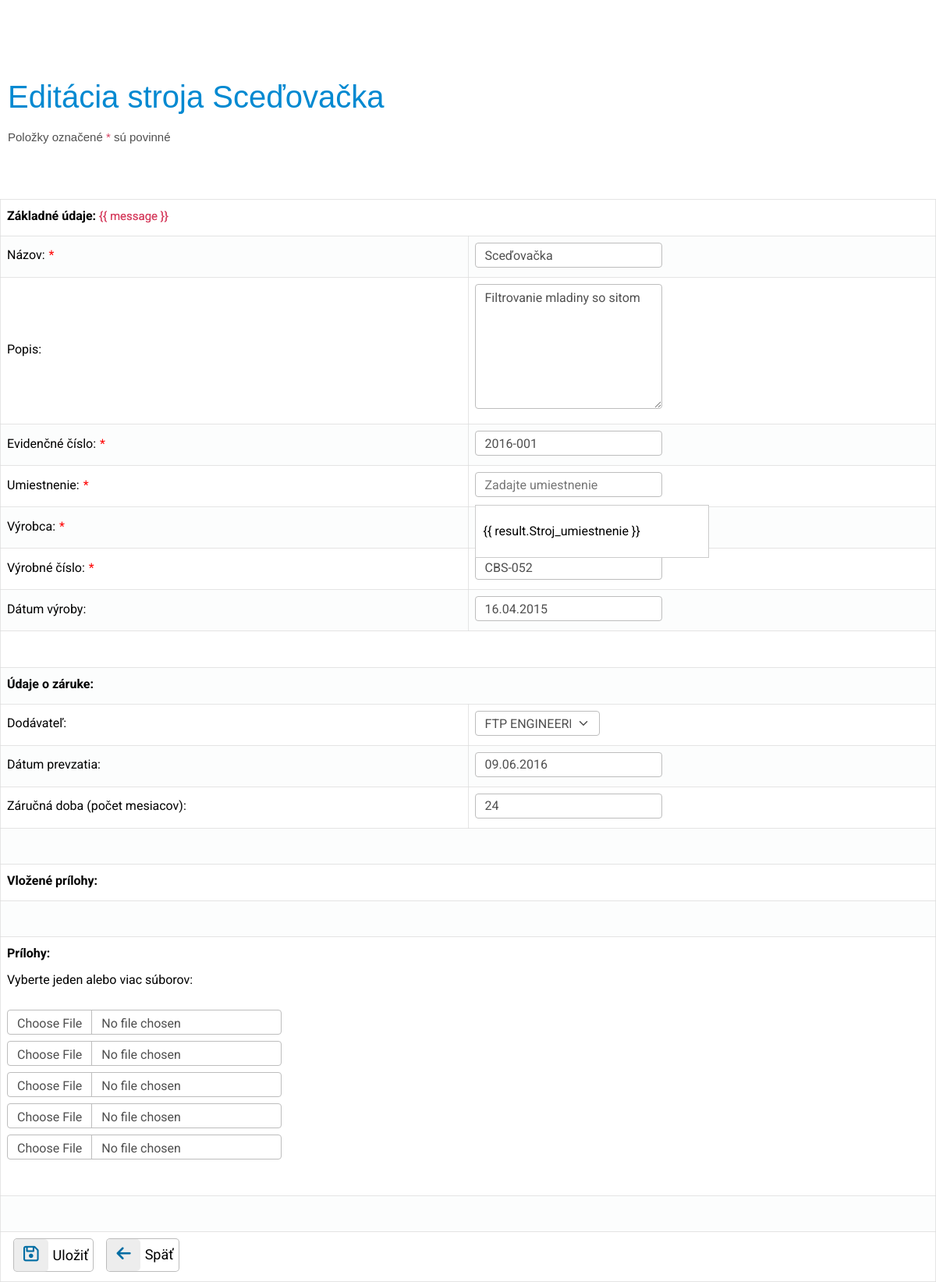
The app's page /src/form/stroj.php?StrojID=5 (signed in) with its own data.
### tables this page shows
CREATE TABLE `stroj` (
  `Stroj_nazov` varchar(50) NOT NULL,
  `Stroj_popis` varchar(100) DEFAULT NULL,
  `Stroj_vyrobca` varchar(30) NOT NULL,
  `Stroj_umiestnenie` varchar(30) NOT NULL,
  `Stroj_datum_vyroby` date DEFAULT NULL,
  `Stroj_vyrobne_cislo` varchar(20) NOT NULL,
  `Stroj_evidencne_cislo` varchar(20) NOT NULL,
  `Stroj_datum_prevzatia` date DEFAULT NULL,
  `Stroj_zarucna_doba` int(11) DEFAULT NULL,
  `StrojID` int(10) UNSIGNED NOT NULL,
  `DodavatelID` int(10) UNSIGNED DEFAULT NULL
);

### lib.php (called while the page is built, shortened)
<?php
function strip_tags_html($input) {
	$input = strip_tags($input);
	$input = htmlspecialchars($input);
	return $input;
}
function selected($nazovprem,$hodnota)
{
 if ($nazovprem == $hodnota)
 return 'selected';
}
?>

### src/form/stroj.php (the view, shortened to what this page needs)
<!DOCTYPE html>
<html>
<head>
    <?php include_once '../partials/head.php';
    include_once "../../lib.php";
    include '../auth/login.php';
    ?>
    <link rel="stylesheet" href="//code.jquery.com/ui/1.13.2/themes/base/jquery-ui.css">
    <link rel="stylesheet" href="https://cdn.jsdelivr.net/npm/bootstrap-icons@1.3.0/font/bootstrap-icons.css" />
</head>
<body>
<?php
mysqli_set_charset($dblink, "utf8mb4");
$StrojID=mysqli_real_escape_string($dblink,strip_tags_html($_GET["StrojID"]));
$StrojID=intval($StrojID);
if($StrojID)
{
    $zobrazit=strip_tags_html($_GET["zobrazit"]);
    $sql="SELECT * FROM stroj  WHERE stroj.StrojID = $StrojID";
    $vysledok = mysqli_query($dblink,$sql);
    $riadok = mysqli_fetch_assoc($vysledok);
    $Stroj_nazov = strip_tags_html($riadok["Stroj_nazov"]);
    $Stroj_popis = strip_tags_html($riadok["Stroj_popis"]);
    $Stroj_datum_vyroby = strip_tags_html($riadok["Stroj_datum_vyroby"]);
    $Stroj_vyrobca = strip_tags_html($riadok["Stroj_vyrobca"]);
    $Stroj_umiestnenie = strip_tags_html($riadok["Stroj_umiestnenie"]);
    $Stroj_vyrobne_cislo = strip_tags_html($riadok["Stroj_vyrobne_cislo"]);
    $Stroj_evidencne_cislo = strip_tags_html($riadok["Stroj_evidencne_cislo"]);
    $Stroj_datum_prevzatia = strip_tags_html($riadok["Stroj_datum_prevzatia"]);
    $Stroj_zarucna_doba = strip_tags_html($riadok["Stroj_zarucna_doba"]);
    $DodavatelID = strip_tags_html($riadok["DodavatelID"]);
    if($zobrazit)
    {
        $akcia="preview";
        $nadpis = "Stroj ".$Stroj_nazov;
    }
    else
    {
        $akcia = "update";
        $nadpis = "Editácia stroja ".$Stroj_nazov;
    }
    if($Stroj_datum_vyroby == "0000-00-00") $Stroj_datum_vyroby = "";
    else $Upraveny_datum_vyroby = date("d.m.Y", strtotime($Stroj_datum_vyroby));
    if($Stroj_datum_prevzatia == "0000-00-00") $Stroj_datum_prevzatia = "";
    else $Upraveny_datum_prevzatia = date("d.m.Y", strtotime($Stroj_datum_prevzatia));
}
?>
<h1><?php echo $nadpis; ?></h1>
<p>
<form id ="myapp_form" action="../zmena/zmena_stroja.php" method="POST" enctype="multipart/form-data" onsubmit="return app.evidencneCisloChecked" >
    <p class="oznam text-grey text-start">Položky označené <span class="red bold">*</span> sú povinné</p>
    <table class="zoznam">
        <tr><td colspan="2"><b>Základné údaje: </b><span class="cervene" v-if="message" >{{ message }}</span></td></tr>
        <tr><td>Názov: <span class="hviezdicka">*</span></td><td style="width:50%;"><input required type="text" class="form-control" name="Stroj_nazov" value="<?php echo $Stroj_nazov;?>" <?php echo disabled($akcia);?>/></td></tr>
        <tr><td>Popis:</td><td> <textarea type="text" class="form-control w-responsive" name="Stroj_popis"  <?php echo disabled($akcia);?> ><?php echo $Stroj_popis;?></textarea></br></td></tr>
        <tr><td>Evidenčné číslo: <span class="hviezdicka">*</span></td><td style="width:50%;"><input required type="text" class="form-control" v-model="evidencneCislo" name="Stroj_evidencne_cislo" @change="checkEvidencneCislo()" value="<?php echo $Stroj_evidencne_cislo;?>" <?php echo disabled($akcia);?>/></td></tr>
        <tr><td>Umiestnenie: <span class="hviezdicka">*</span></td>
            <td>
                <ul>
                    <div>
                        <input
                                class="form-control"
                                type="text"
                                name="Stroj_umiestnenie"
                                v-model="searchInput"
                                placeholder="Zadajte umiestnenie"
                                autocomplete="off"
                                @focus="showResults = true"
                                @blur="showResults = false"
                                @keydown.down.prevent="moveSelection(1)"
                                @keydown.up.prevent="moveSelection(-1)"
                                @keydown.enter.prevent="selectMachinePosition(filteredMachinePositions[selectedIndex].Stroj_umiestnenie)"
                                value="<?php echo $Stroj_umiestnenie;?>"
                            <?php echo disabled($akcia);?>
                                required
                        />
                        <div class="results zoznam_pozicii" v-if="showResults && filteredMachinePositions.length > 0">
                            <ul>
                                <li
                                        class="pozicie"
                                        v-for="(result, index) in filteredMachinePositions"
                                        :key="index"
                                        v-if="index < 5"
                                        @mouseover="mouseover(index)"
                                        @click="selectMachinePosition(result.Stroj_umiestnenie)"
                                        @mousedown.prevent
                                        :class="{ selected: selectedIndex === index || mouseIndex === index }"
                                >
                                    {{ result.Stroj_umiestnenie }}
                                </li>
                            </ul>
                        </div>
                    </div>
                </ul>
            </td>
        </tr>
        <tr><td>Výrobca: <span class="hviezdicka">*</span></td><td style="width:50%;"><input required type="text" class="form-control" name="Stroj_vyrobca"   value="<?php echo $Stroj_vyrobca;?>" <?php echo disabled($akcia);?>/></td></tr>
        <tr><td>Výrobné číslo: <span class="hviezdicka">*</span></td><td> <input required type="text" class="form-control" name="Stroj_vyrobne_cislo" placeholder="" value="<?php echo $Stroj_vyrobne_cislo;?>" <?php echo disabled($akcia);?>/></br></td></tr>
        <tr><td>Dátum výroby:</td><td> <input type="text" class="form-control" id="datepicker" name="Stroj_datum_vyroby"   autocomplete="off" value="<?php echo $Upraveny_datum_vyroby;?>" <?php echo disabled($akcia);?> /></br></td></tr>
        <tr><td colspan="2"><br></td></tr>
        <tr><td colspan="2"><b>Údaje o záruke:</b></td></tr>
        <tr><td style = "vertical-align:middle !important;">Dodávateľ:</td>
            <td style = "vertical-align:middle !important;">
                <?php $sql = "Select * FROM dodavatel";
                $vysledok=mysqli_query($dblink,$sql);
                if (!$vysledok):
                    echo "Doslo k chybe pri vytvarani SQL dotazu !";
                else:
                    ?>
                    <select class = "form-select" name="DodavatelID" <?php echo disabled($akcia);?>>
                            <?php while($riadok=mysqli_fetch_assoc($vysledok)): ?>
                                <option value="<?php echo $riadok["DodavatelID"];?>" <?php echo selected($DodavatelID,$riadok["DodavatelID"]); ?>><?php echo $riadok["Dod_nazov"]; ?></option>
                            <?php endwhile; ?>
                        </select>
                    </form>
                <?php endif; ?>
        <tr><td>Dátum prevzatia:</td><td> <input type="text" class="form-control" id="datepicker2" name="Stroj_datum_prevzatia"  autocomplete="off" value="<?php echo $Upraveny_datum_prevzatia;?>" <?php echo disabled($akcia);?>/></br></td></tr>
        <tr><td>Záručná doba (počet mesiacov):</td><td> <input type="number" class="form-control" name="Stroj_zarucna_doba" value="<?php echo $Stroj_zarucna_doba;?>" <?php echo disabled($akcia);?>/></br></td></tr>
        <tr><td colspan="2"><br></td></tr>
        <?php if($StrojID): ?>
        <tr><td colspan="2"><b>Vložené prílohy:</b>
                </td></tr>
        <tr><td colspan="2"><br></td></tr>
        <?php endif; ?>
        <?php if($akcia !='preview'):?>
        <tr><td colspan="2"><label for="files" class="mb-2"><b>Prílohy:</b></label><br>Vyberte jeden alebo viac súborov:<br><br>
                <input class="mb-2 form-control" type="file" id="userfile" name="userfile1" ><br>
                <input class="mb-2 form-control" type="file" id="userfile" name="userfile2" ><br>
                <input class="mb-2 form-control" type="file" id="userfile" name="userfile3" ><br>
                <input class="mb-2 form-control" type="file" id="userfile" name="userfile4" ><br>
                <input class="mb-2 form-control" type="file" id="userfile" name="userfile5" >
                <br><br></td></tr><br><br>
        <tr><td colspan="2"><br></td></tr>
        <?php endif; ?>
        <tr><td colspan="2">
                        <?php if($akcia !='preview'):?>
                        <div class="d-flex" style="margin-right: 40px !important;">
                            <button type="submit" title="Uložiť" value="Uložiť"  class="btn-light btn-labeled btn_ikony">
                                <span class="btn-label"><i class="fa-regular fa-floppy-disk"></i></span>Uložiť
                            </button>
                            <button type="submit" name="back" form="back" value="Späť" title="Spať" class="btn-light btn-labeled btn_ikony ">
                                <span class="btn-label"><i class="fa fa-arrow-left" style="font-size: 1.3rem;"></i></span>Späť
                            </button>
                        </div>
                        <?php else:?>
                            <button type="submit" name="back" form="back" value="Späť" title="Spať" class="btn-light btn-labeled btn_ikony">
                                <span class="btn-label "><i class="fa fa-arrow-left"></i></span>Späť
                            </button>
                        <?php endif;?>
                    </td></tr>
</p>
</body>
</html>

### records on screen
stroj: Stroj_nazov "Editácia stroja Sceďovačka", Stroj_nazov "Sceďovačka", Stroj_popis "Filtrovanie mladiny so sitom", Stroj_evidencne_cislo "2016-001", Stroj_vyrobne_cislo "CBS-052", Stroj_datum_vyroby "16.04.2015", Stroj_datum_prevzatia "09.06.2016", Stroj_zarucna_doba "24"

### other values on screen
form field DodavatelID "FTP ENGINEERING s.r.o."
